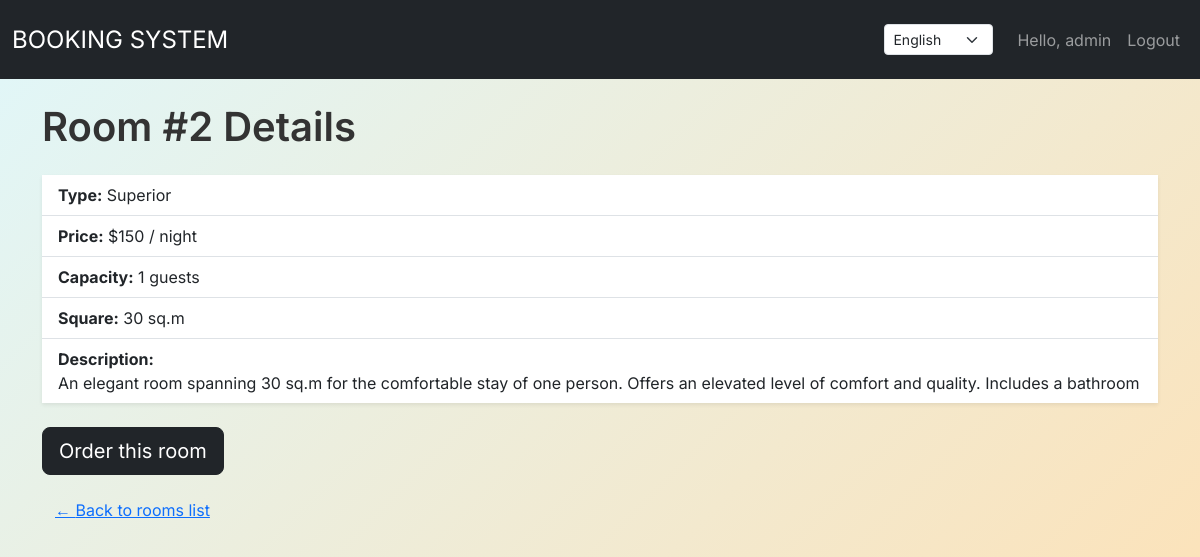
Page /en/room-detail/2/ (signed in) on the committed database.
### my_auth/models.py (models this page shows, shortened)
class CustomUser(AbstractUser):
    phone_number = models.CharField(max_length=15,
                                    blank=True,
                                    null=True)

### my_app/models.py (models this page shows, shortened)
class Room(models.Model):
    number = models.IntegerField()
    price = models.IntegerField()
    capacity = models.IntegerField(default=2)
    square = models.IntegerField(default=20)
    room_type = models.CharField(max_length=256, default="standart")
    description = models.TextField(default="")
    class Meta:
        verbose_name = "Room"
        verbose_name_plural = "Rooms"
        ordering = ["number"]

### my_app/views.py (the view)
# urls.py: path("room-detail/<int:r_id>/", views.room_detail, name = "room-detail"),
def room_detail(request, r_id):
    room = get_object_or_404(Room, id=r_id)
    context = {
        "room": room,
        "room_id_for_url": r_id,
    }
    return render(
        request=request, template_name="booking/room-detail.html", context=context
    )

### templates/booking/room-detail.html
{% extends "base.html" %}
{% load i18n %} {% block content %}
    <h1 class="mb-4">{% translate "Room" %} #{{ room.number }} {% translate "Details" %}</h1>
    <ul class="list-group list-group-flush mb-4 shadow-sm bg-white">
        <li class="list-group-item"><strong>{% translate "Type" %}:</strong> {{ room.room_type }}</li>
        <li class="list-group-item"><strong>{% translate "Price" %}:</strong> ${{ room.price }} / {% translate "night" %}</li>
        <li class="list-group-item"><strong>{% translate "Capacity" %}:</strong> {{ room.capacity }} {% translate "guests" %}</li>
        <li class="list-group-item"><strong>{% translate "Square" %}:</strong> {{ room.square }} {% translate "sq.m" %}</li>
        <li class="list-group-item"><strong>{% translate "Description" %}:</strong> <br>{{ room.description }}</li>
    </ul>
    <a href="{% url 'order-form' room.id %}" class="btn btn-dark btn-lg mb-3">
        {% translate "Order this room" %}
    </a>
<p><a href="{% url 'rooms-list' %}" class="btn btn-link ">← {% translate "Back to rooms list" %}</a></p>
{% endblock %}

### templates/header.html (shortened to what this page needs)
{% load i18n %}
<nav class="navbar navbar-expand-lg navbar-dark bg-dark">
    <div class="container-fluid">
        <a class="navbar-brand fs-4" href="{% url 'home-page' %}">BOOKING SYSTEM</a>
        <div class="collapse navbar-collapse" id="navbarNav">
            <ul class="navbar-nav ms-auto align-items-center">
                <li class="nav-item me-3">
                    <form action="{% url 'set_language' %}" method="post">
                        {% get_current_language as LANGUAGE_CODE %}
                        <select name="language"
                                onchange="this.form.submit()"
                                class="form-select form-select-sm"
                                style="width: auto; margin-top: 16px;">
                            {% get_available_languages as LANGUAGES %}
                            {% for lang_code, lang_name in LANGUAGES %}
                                <option value="{{ lang_code }}" {% if lang_code == LANGUAGE_CODE %}selected{% endif %}>
                                    {{ lang_name }}
                                </option>
                            {% endfor %}
                        </select>
                    </form>
                </li>
                {% if user.is_authenticated %}
                    <li class="nav-item">
                        <a class="nav-link" href="#">{% translate "Hello" %}, {{ user.username }}</a>
                    </li>
                    <li class="nav-item">
                        <a class="nav-link" href="{% url 'logout' %}">{% translate "Logout" %}</a>
                    </li>
                {% endif %}
            </ul>
        </div>
    </div>
</nav>

### static/css/my_styles.css (style rules this page uses)
html { background: linear-gradient(135deg, #e0f7fa 0%, #ffe0b2 100%); background-attachment: fixed; height: 100%; margin: 0; }
body { color: #333; font-family: 'Inter', sans-serif; height: 100%; margin: 0; background: transparent; }
h1, h2, h3, h4, h5, h6 { font-weight: 600; }

### rows in the picture
CustomUser: username "admin"
Room: number "2", room_type "Superior", price "150", capacity "1", square "30", description "An elegant room spanning 30 sq.m for the comfortable stay of one person. Offers an elevated level of comfort and quality. Includes a bathroom"

### other values in the picture
form field language "English"
